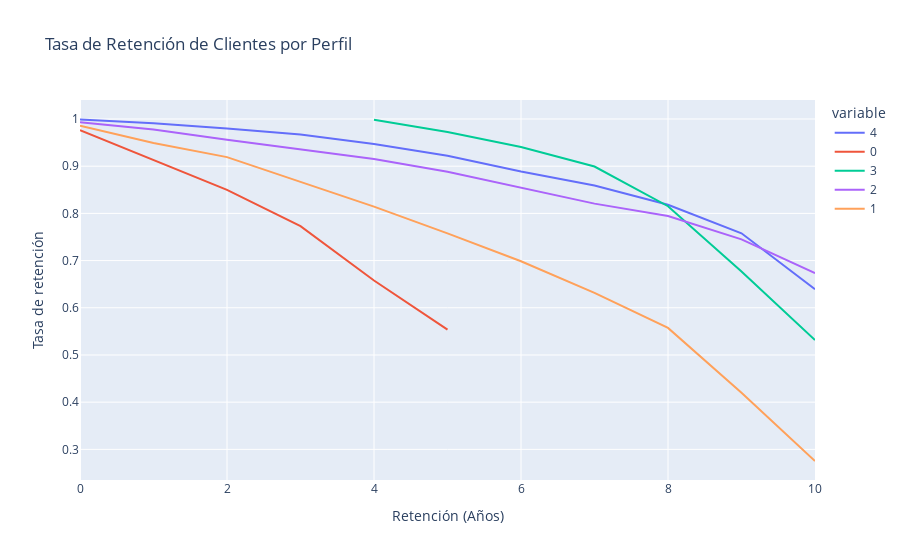

The code cell stored with this chart in its notebook:
### Code cell
print(logrank)
rates.plot(kind='line', title='Tasa de Retención de Clientes por Perfil',
           labels=dict(value='Tasa de retención', timeline='Retención (Años)'))

### Figure 1 — Plotly figure (JSON) as saved in the notebook; plotly's stock layout.template omitted (floating-point values rounded to 4 significant figures)
{"data": [{"hovertemplate": "variable=4<br>Retención (Años)=%{x}<br>Tasa de retención=%{y}<extra></extra>", "legendgroup": "4", "line": {"color": "#636efa", "dash": "solid"}, "mode": "lines", "name": "4", "orientation": "v", "showlegend": true, "type": "scatter", "x": [0, 1, 2, 3, 4, 5, 6, 7, 8, 9, 10], "xaxis": "x", "y": [0.999, 0.9909, 0.9796, 0.967, 0.9469, 0.9222, 0.8887, 0.8592, 0.8182, 0.7579, 0.6393], "yaxis": "y"}, {"hovertemplate": "variable=0<br>Retención (Años)=%{x}<br>Tasa de retención=%{y}<extra></extra>", "legendgroup": "0", "line": {"color": "#EF553B", "dash": "solid"}, "mode": "lines", "name": "0", "orientation": "v", "showlegend": true, "type": "scatter", "x": [0, 1, 2, 3, 4, 5, 6, 7, 8, 9, 10], "xaxis": "x", "y": [0.9765, 0.9136, 0.8499, 0.773, 0.6578, 0.5536, null, null, null, null, null], "yaxis": "y"}, {"hovertemplate": "variable=3<br>Retención (Años)=%{x}<br>Tasa de retención=%{y}<extra></extra>", "legendgroup": "3", "line": {"color": "#00cc96", "dash": "solid"}, "mode": "lines", "name": "3", "orientation": "v", "showlegend": true, "type": "scatter", "x": [0, 1, 2, 3, 4, 5, 6, 7, 8, 9, 10], "xaxis": "x", "y": [1, null, null, null, 0.9985, 0.9724, 0.9409, 0.8993, 0.8152, 0.6768, 0.5316], "yaxis": "y"}, {"hovertemplate": "variable=2<br>Retención (Años)=%{x}<br>Tasa de retención=%{y}<extra></extra>", "legendgroup": "2", "line": {"color": "#ab63fa", "dash": "solid"}, "mode": "lines", "name": "2", "orientation": "v", "showlegend": true, "type": "scatter", "x": [0, 1, 2, 3, 4, 5, 6, 7, 8, 9, 10], "xaxis": "x", "y": [0.993, 0.978, 0.9561, 0.9358, 0.915, 0.8883, 0.8549, 0.8207, 0.7944, 0.745, 0.6734], "yaxis": "y"}, {"hovertemplate": "variable=1<br>Retención (Años)=%{x}<br>Tasa de retención=%{y}<extra></extra>", "legendgroup": "1", "line": {"color": "#FFA15A", "dash": "solid"}, "mode": "lines", "name": "1", "orientation": "v", "showlegend": true, "type": "scatter", "x": [0, 1, 2, 3, 4, 5, 6, 7, 8, 9, 10], "xaxis": "x", "y": [0.986, 0.9494, 0.9193, 0.8667, 0.8142, 0.7576, 0.6987, 0.6317, 0.5572, 0.4199, 0.2754], "yaxis": "y"}], "layout": {"legend": {"title": {"text": "variable"}, "tracegroupgap": 0}, "title": {"text": "Tasa de Retención de Clientes por Perfil"}, "xaxis": {"anchor": "y", "domain": [0, 1], "title": {"text": "Retención (Años)"}}, "yaxis": {"anchor": "x", "domain": [0, 1], "title": {"text": "Tasa de retención"}}}}
